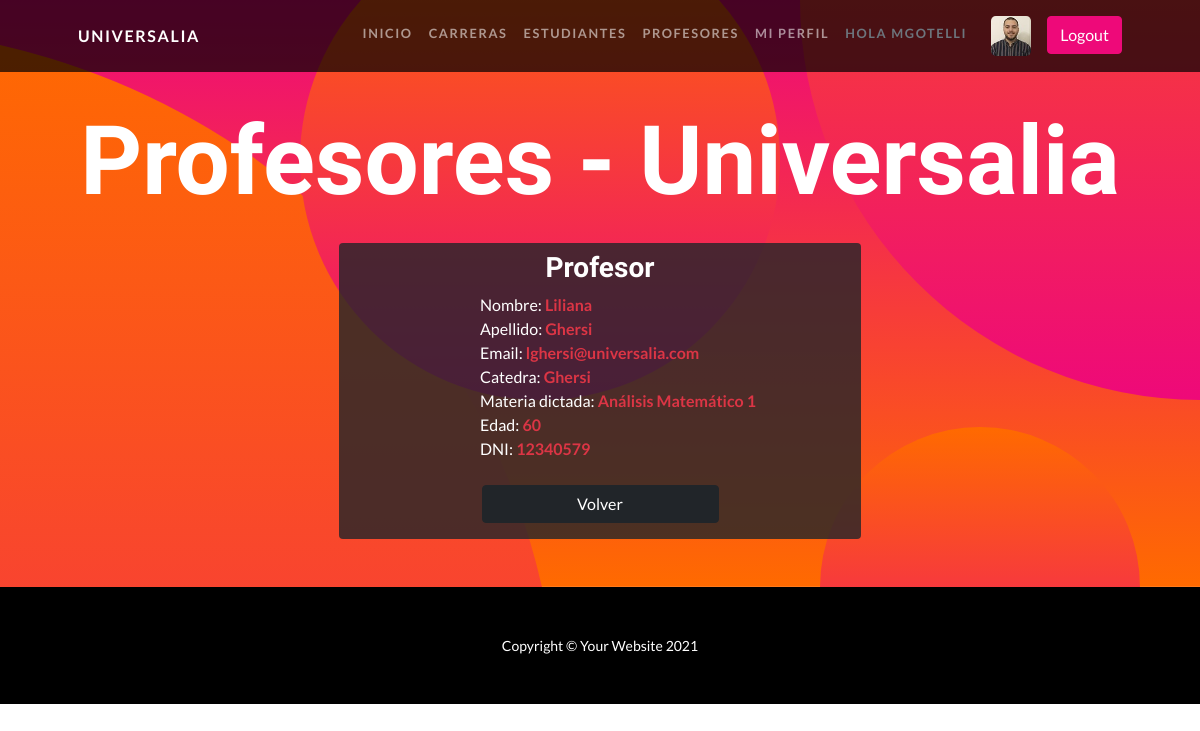
The app's page /Universidades/verprofesor/4 (signed in) with its own data.
### Universidades/models.py (models this page shows, shortened)
class Profesor(Model):
  nombre = CharField(max_length=40)
  apellido = CharField(max_length=40)
  email = EmailField()
  catedra = CharField(max_length=40)
  materia_dictada = CharField(max_length=50)
  edad = PositiveIntegerField()
  dni = PositiveBigIntegerField(verbose_name='DNI')

### Universidades/views.py (the view)
# urls.py: path('verprofesor/<pk>', ProfesorDetailView.as_view(), name = 'ver_profesor'),
class ProfesorDetailView(AvatarView, DetailView):
  model = Profesor
  template_name = 'profesor/ver_profesor.html'

### Universidades/views.py (called while the page is built)
  def get_context_data(self, **kwargs):
    contexto = super().get_context_data(**kwargs)
    contexto['avatar_url'] = Avatar.objects.filter(user = self.request.user).last().imagen.url
    return contexto

### Universidades/templates/profesor/ver_profesor.html (shortened to what this page needs)
{% extends 'padre.html' %}
{% block cambia %}
  <h2 class="masthead-heading mb-0 pb-4 pt-2">Profesores - Universalia</h2>
  <div class="container w-50 pt-2 bg-dark rounded" style="--bs-bg-opacity: .8;">
    <h3 class="text-center">Profesor</h3>
    <div class="container d-flex justify-content-center ps-5">
      <ul class="list-unstyled">
        <li class="text-start">Nombre: <b class="text-danger">{{profesor.nombre}}</b></li>
        <li class="text-start">Apellido: <b class="text-danger">{{profesor.apellido}}</b></li>
        <li class="text-start">Email: <b class="text-danger">{{profesor.email}}</b></li>
        <li class="text-start">Catedra: <b class="text-danger">{{profesor.catedra}}</b></li>
        <li class="text-start">Materia dictada: <b class="text-danger">{{profesor.materia_dictada}}</b></li>
        <li class="text-start">Edad: <b class="text-danger">{{profesor.edad}}</b></li>
        <li class="text-start">DNI: <b class="text-danger">{{profesor.dni}}</b></li>
      </ul>
    </div>
    <div class="container d-flex justify-content-center align-items-center pb-2">
      <a class="d-block btn btn-dark m-2 w-50" href="{% url 'profesores' %}">Volver</a>
    </div>
  </div>
{% endblock %}

### Universidades/templates/padre.html (shortened to what this page needs)
<!DOCTYPE html>
<html lang="en">
  <head>
    {% load static %}
    <link href="{% static 'Universidades/css/styles.css' %}" rel="stylesheet" />
  </head>
  <body id="page-top">
    <nav class="navbar navbar-expand-lg navbar-dark navbar-custom fixed-top">
      <div class="container px-5">
        <a class="navbar-brand" href="#page-top">Universalia</a>
        <div class="collapse navbar-collapse" id="navbarResponsive">
          <ul class="navbar-nav ms-auto">
            {% if not user.is_authenticated %}
              <li class="nav-item"><a class="btn btn-primary" href="{% url 'login' %}">Iniciar</a></li>
            {% else %}
              <li class="nav-item"><a class="nav-link" href="{% url 'inicio' %}">Inicio</a></li>
              <li class="nav-item"><a class="nav-link" href="{% url 'carreras' %}">Carreras</a></li>
              <li class="nav-item"><a class="nav-link" href="{% url 'estudiantes' %}">Estudiantes</a></li>
              <li class="nav-item"><a class="nav-link" href="{% url 'profesores' %}">Profesores</a></li>
              <li class="nav-item"><a class="nav-link" href="{% url 'miperfil' %}">Mi perfil</a></li>
              <li class="nav-item"><a class="nav-link text-muted" href="{% url 'inicio' %}">Hola {{ user.username }}</a></li>
            {% if avatar_url %}
              <img src="{{ avatar_url }}" class="mx-3 rounded-3" height="40px" width="40px">
            {% else %}
              <img src="{% static 'Universidades/assets/default.jfif' %}" class="mx-3 rounded-3" height="40px" width="40px">
            {% endif %}
              <li class="nav-item"><a class="btn btn-primary" href="{% url 'logout' %}">Logout</a></li>
            {% endif %}
        </div>
      </div>
    </nav>
    <header class="masthead text-center text-white py-5">
      <div class="masthead-content pt-5">
        <div class="container px-5">
          {% block cambia %}{% endblock %}
        </div>
      </div>
      <div class="bg-circle-1 bg-circle"></div>
      <div class="bg-circle-2 bg-circle"></div>
      <div class="bg-circle-3 bg-circle"></div>
      <div class="bg-circle-4 bg-circle"></div>
    </header>
    <footer class="py-5 bg-black">
      <div class="container px-5"><p class="m-0 text-center text-white small">Copyright &copy; Your Website 2021</p></div>
    </footer>
  </body>
</html>

### records on screen
Profesor: nombre "Liliana", apellido "Ghersi", email "lghersi@universalia.com", catedra "Ghersi", materia_dictada "Análisis Matemático 1", edad "60", dni "12340579"

### other values on screen
{{ user.username }} "MGOTELLI"
